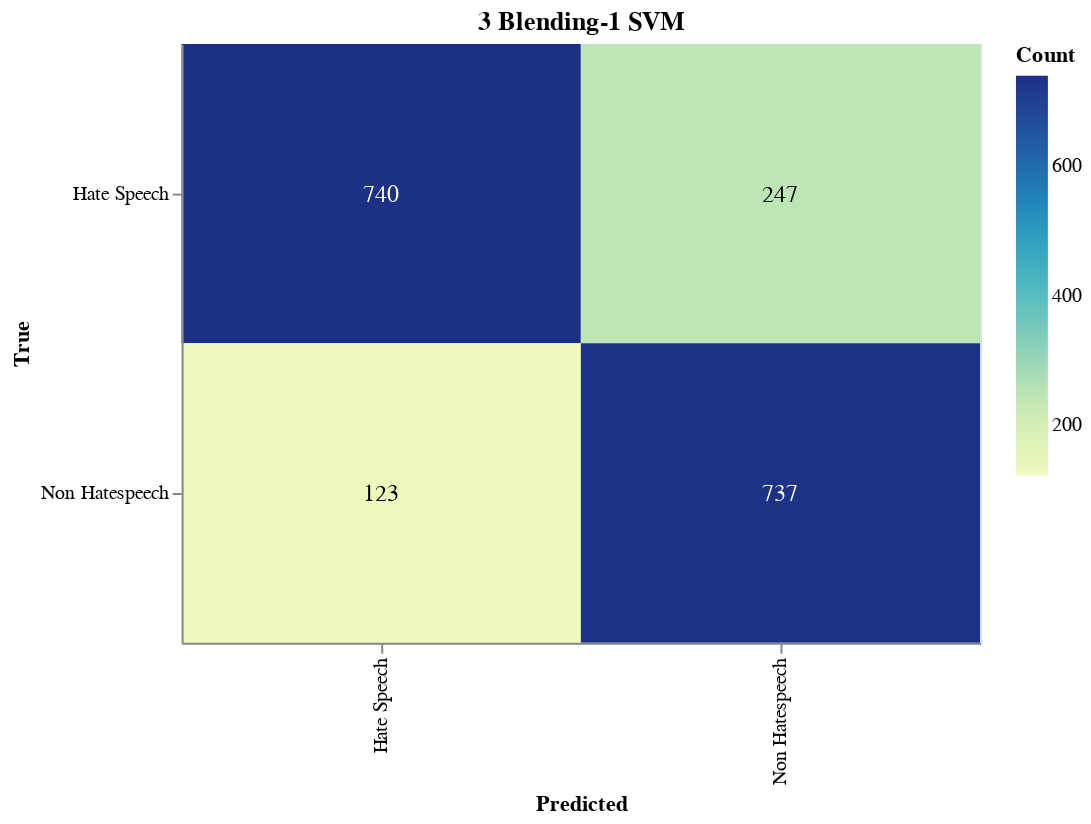

The cell this chart's notebook holds for it:
### Markdown cell above
#### Save Confusion Matrix

### Code cell
import altair as alt
import pandas as pd
from sklearn.metrics import confusion_matrix

# Calculate the confusion matrix
cm = confusion_matrix(true_labels, adjusted_predictions)

# Define class names
class_names = ['Hate Speech', 'Non Hatespeech']

# Convert confusion matrix to DataFrame
cm_df = pd.DataFrame(cm, index=class_names, columns=class_names).reset_index().melt(id_vars='index')
cm_df.columns = ['True', 'Predicted', 'Count']

# Ensure the order of categories
cm_df['True'] = pd.Categorical(cm_df['True'], categories=class_names, ordered=True)
cm_df['Predicted'] = pd.Categorical(cm_df['Predicted'], categories=class_names, ordered=True)

# Create the Altair plot
heatmap = alt.Chart(cm_df).mark_rect().encode(
    x=alt.X('Predicted:O', sort=class_names),
    y=alt.Y('True:O', sort=class_names),
    color='Count:Q',
    tooltip=['True', 'Predicted', 'Count']
).properties(
    width=400,
    height=300,
    title='3 Blending-1 SVM'
)

# Add text labels
text = heatmap.mark_text(
    align='center',
    baseline='middle',
    fontSize=12
).encode(
    text='Count:Q',
    color=alt.condition(
        alt.datum.Count > cm.max() / 2,
        alt.value('white'),
        alt.value('black')
    )
)

# Combine heatmap and text
final_chart = heatmap + text

# Display the plot
final_chart.show()

### Figure 1 — Vega-Lite specification as saved in the notebook (floating-point values rounded to 4 significant figures)
{"config": {"view": {"continuousWidth": 300, "continuousHeight": 300}}, "layer": [{"mark": {"type": "rect"}, "encoding": {"color": {"field": "Count", "type": "quantitative"}, "tooltip": [{"field": "True", "type": "ordinal"}, {"field": "Predicted", "type": "ordinal"}, {"field": "Count", "type": "quantitative"}], "x": {"field": "Predicted", "sort": ["Hate Speech", "Non Hatespeech"], "type": "ordinal"}, "y": {"field": "True", "sort": ["Hate Speech", "Non Hatespeech"], "type": "ordinal"}}, "title": "3 Blending-1 SVM"}, {"mark": {"type": "text", "align": "center", "baseline": "middle", "fontSize": 12}, "encoding": {"color": {"condition": {"test": "(datum.Count > 370.0)", "value": "white"}, "value": "black"}, "text": {"field": "Count", "type": "quantitative"}, "tooltip": [{"field": "True", "type": "ordinal"}, {"field": "Predicted", "type": "ordinal"}, {"field": "Count", "type": "quantitative"}], "x": {"field": "Predicted", "sort": ["Hate Speech", "Non Hatespeech"], "type": "ordinal"}, "y": {"field": "True", "sort": ["Hate Speech", "Non Hatespeech"], "type": "ordinal"}}, "title": "3 Blending-1 SVM"}], "data": {"name": "data-b16b83df6b43d3c6539ecf2289e032f8"}, "height": 300, "width": 400, "$schema": "https://vega.github.io/schema/vega-lite/v5.17.0.json", "datasets": {"data-b16b83df6b43d3c6539ecf2289e032f8": [{"True": "Hate Speech", "Predicted": "Hate Speech", "Count": 740}, {"True": "Non Hatespeech", "Predicted": "Hate Speech", "Count": 123}, {"True": "Hate Speech", "Predicted": "Non Hatespeech", "Count": 247}, {"True": "Non Hatespeech", "Predicted": "Non Hatespeech", "Count": 737}]}}
